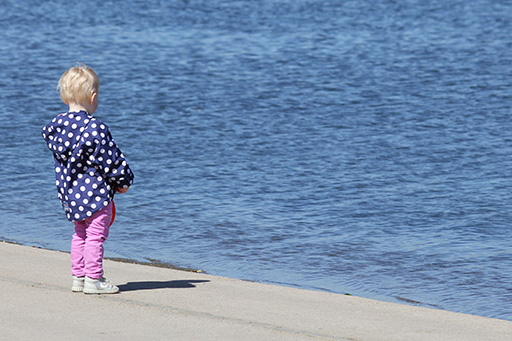
#> input picture Data/child.png, 512 x 341 px, found by its file name
$ jupyter execute 04_interest.ipynb   (shell and % lines are left out)
#> lines starting #> are read from the running program, lines starting #| are printed output that depends on the picture
# Finding points of interest in an image

[cell 1]
import numpy as np
import matplotlib.pyplot as plt
import skimage
import skimage.feature as sf

[cell 2]
def show(img, cmap=None):
    cmap = cmap or plt.cm.gray
    fig, ax = plt.subplots(1, 1, figsize=(8, 6))
    ax.imshow(img, cmap=cmap)
    ax.set_axis_off()
    return ax

[cell 3]
img = plt.imread('https://github.com/PacktPublishing/Statistical-Methods---Applied-Mathematics-in-Data-Science/blob/master/Data/child.png?raw=true')
#> img is the input picture: shape (341, 512, 3) float32; mean R, G, B 0.455, 0.553, 0.683

[cell 4]
show(img)

[cell 5]
corners = sf.corner_harris(img[:, :, 0])
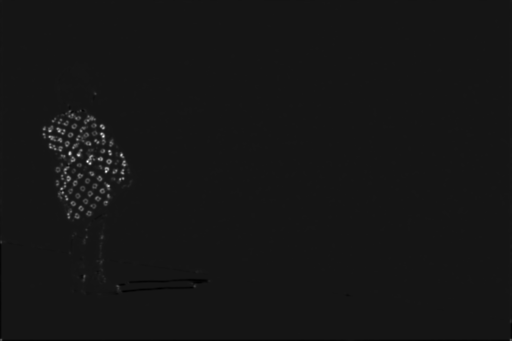
#> corners: shape (341, 512) float32; min -1.07, max 11.31, mean 0.0355; drawn with min black and max white

[cell 6]
show(corners)

[cell 7]
peaks = sf.corner_peaks(corners)
#> peaks = 5447 pairs, first value 1 to 339, second value 1 to 510

[cell 8]
ax = show(img)
ax.plot(peaks[:, 1], peaks[:, 0], 'or', ms=4)
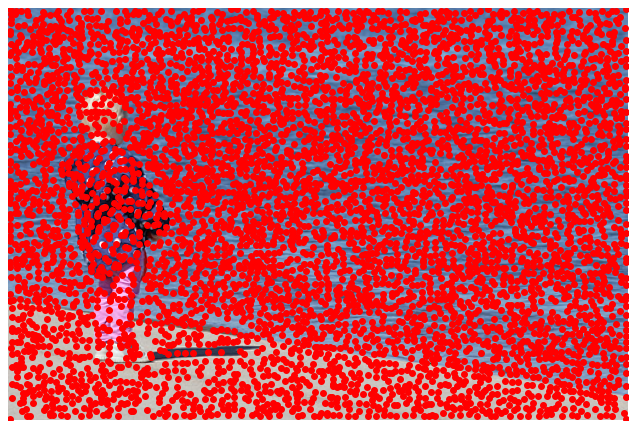
#> figure drawn by matplotlib, 1 panel

[cell 9]
# The median defines the approximate position of
# the corner points.
ym, xm = np.median(peaks, axis=0)
#> ym = 161; xm = 260
# The standard deviation gives an estimation
# of the spread of the corner points.
ys, xs = 2 * peaks.std(axis=0)
#> ys = 193.9; xs = 294.1
xm, ym = int(xm), int(ym)
xs, ys = int(xs), int(ys)
#> xs = 294; ys = 193
show(img[ym - ys:ym + ys, xm - xs:xm + xs])
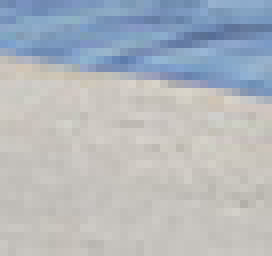
#> shown: shape (32, 34, 3) float32 (shown 8 times larger); mean R, G, B 0.697, 0.719, 0.743

$ run again, with Data/family.jpg saved as Data/child.png
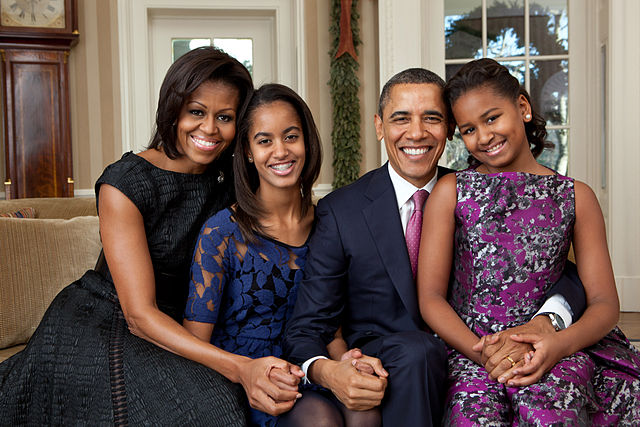
#> input picture Data/family.jpg, 640 x 427 px, found by its file name
#> img is the input picture: shape (427, 640, 3) float32; mean R, G, B 0.415, 0.338, 0.317
#> peaks = 6659 pairs, first value 1 to 425, second value 1 to 638
#> `[cell 8] ax = show(img) ax.plot(peaks[:, 1], peaks[:, 0], 'or', ms=4)`:
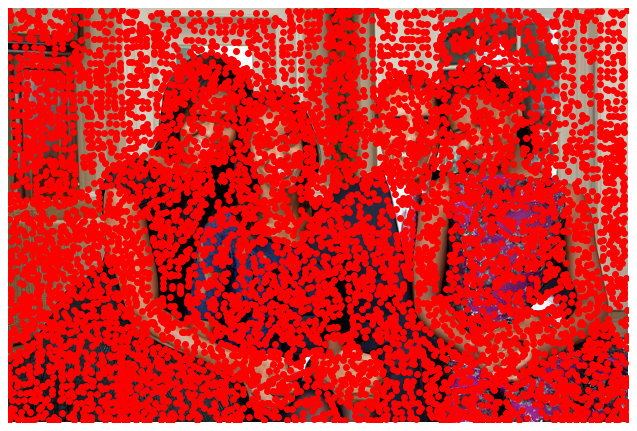
#> figure drawn by matplotlib, 1 panel
#> ym = 222; xm = 315
#> `ys, xs = 2 * peaks.std(axis=0)`: ys = 243.8; xs = 368.2
#> `xs, ys = int(xs), int(ys)`: xs = 368; ys = 243
#> `[cell 9]`:
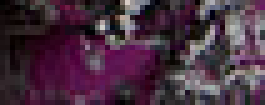
#> shown: shape (21, 53, 3) float32 (shown 5 times larger); mean R, G, B 0.277, 0.181, 0.247
